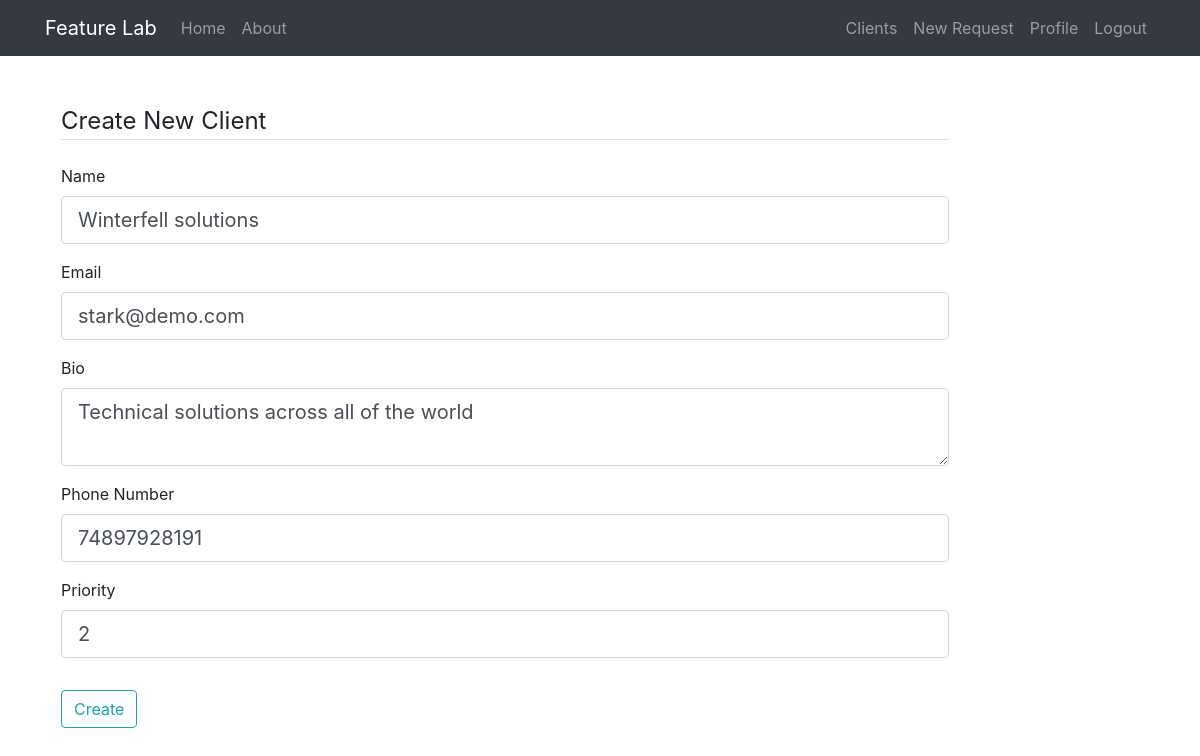
/client/2/update (signed in), run on the app's committed database.
### feature_lab/models.py (models this page shows, shortened)
class Client(db.Model):
    id = db.Column(db.Integer, primary_key=True)
    name = db.Column(db.String(20), unique=True, nullable=False)
    email = db.Column(db.String(120), unique=True, nullable=False)
    bio = db.Column(db.Text(), nullable=False)
    priority = db.Column(db.Integer, nullable=False, unique=True)
    phone_number = db.Column(db.String())
    created_at = db.Column(db.DateTime, nullable=False, default=datetime.utcnow)
    products = db.relationship('Product', backref='owner', lazy=True)
    user_id = db.Column(db.Integer, db.ForeignKey('user.id'), nullable=False)

### feature_lab/clients/routes.py (the view, shortened to what this page needs)
@clients.route('/client/<int:client_id>/update', methods=['GET', 'POST'])
@login_required
def update_client(client_id):
    form = CreateClientForm()
    client = Client.query.get_or_404(client_id)
    if request.method == 'GET':
        form.name.data = client.name
        form.email.data = client.email
        form.bio.data = client.bio
        form.phone_number.data = client.phone_number
        form.priority.data = client.priority
        return render_template('create_client.html', form=form)

### feature_lab/clients/forms.py
class CreateClientForm(FlaskForm):
    name = StringField('Name',
                       validators=[DataRequired(), Length(min=8, max=50)])
    bio = TextAreaField('Bio',
                        validators=[DataRequired()])
    email = EmailField('Email',
                       validators=[DataRequired(), Email()])
    phone_number = IntegerField('Phone Number',
                                widget=NumberInput(),
                                validators=[DataRequired()])
    priority = IntegerField('Priority', widget=NumberInput(min=1),
                            validators=[DataRequired()])
    submit = SubmitField('Create')

### feature_lab/models.py (called while the page is built)
@login_manager.user_loader
def load_user(user_id):
    return User.query.get(int(user_id))

### feature_lab/templates/create_client.html (shortened to what this page needs)
{% extends 'layout.html' %}
{% block content %}
    <div class="p-3">
        <form method="POST" action="">
            <fieldset class="form-group">
                <legend class="border-bottom mb-4">Create New Client</legend>
                <div class="form-group">
                    {{ form.name.label(class="form-control-label") }}
                    {% if form.name.errors %}
                        {{ form.name(class="form-control form-control-lg is-invalid") }}
                        <div class="invalid-feedback">
                            {% for error in form.name.errors %}
                                <span>{{ error }}</span>
                            {% endfor %}
                        </div>
                    {% else %}
                        {{ form.name(class="form-control form-control-lg") }}
                    {% endif%}
                </div>
                <div class="form-group">
                    {{ form.email.label(class="form-control-label") }}
                    {% if form.email.errors %}
                        {{ form.email(class="form-control form-control-lg is-invalid") }}
                        <div class="invalid-feedback">
                            {% for error in form.email.errors %}
                                <span>{{ error }}</span>
                            {% endfor %}
                        </div>
                    {% else %}
                        {{ form.email(class="form-control form-control-lg") }}
                    {% endif%}
                </div>
                <div class="form-group">
                    {{ form.bio.label(class="form-control-label") }}
                    {{ form.bio(class="form-control form-control-lg") }}
                </div>
                <div class="form-group">
                    {{ form.phone_number.label(class="form-control-label") }}
                    {{ form.phone_number(class="form-control form-control-lg") }}
                </div>
                <div class="form-group">
                    {{ form.priority.label(class="form-control-label") }}
                    {{ form.priority(class="form-control form-control-lg") }}
                </div>
            </fieldset>
            <div class="form-group">
                {{ form.submit(class="btn btn-outline-info") }}
            </div>
        </form>
    </div>
{% endblock content %}

### data on the page
Client: name "Winterfell solutions", email "stark@demo.com", bio "Technical solutions across all of the world", phone_number "74897928191", priority "2"
